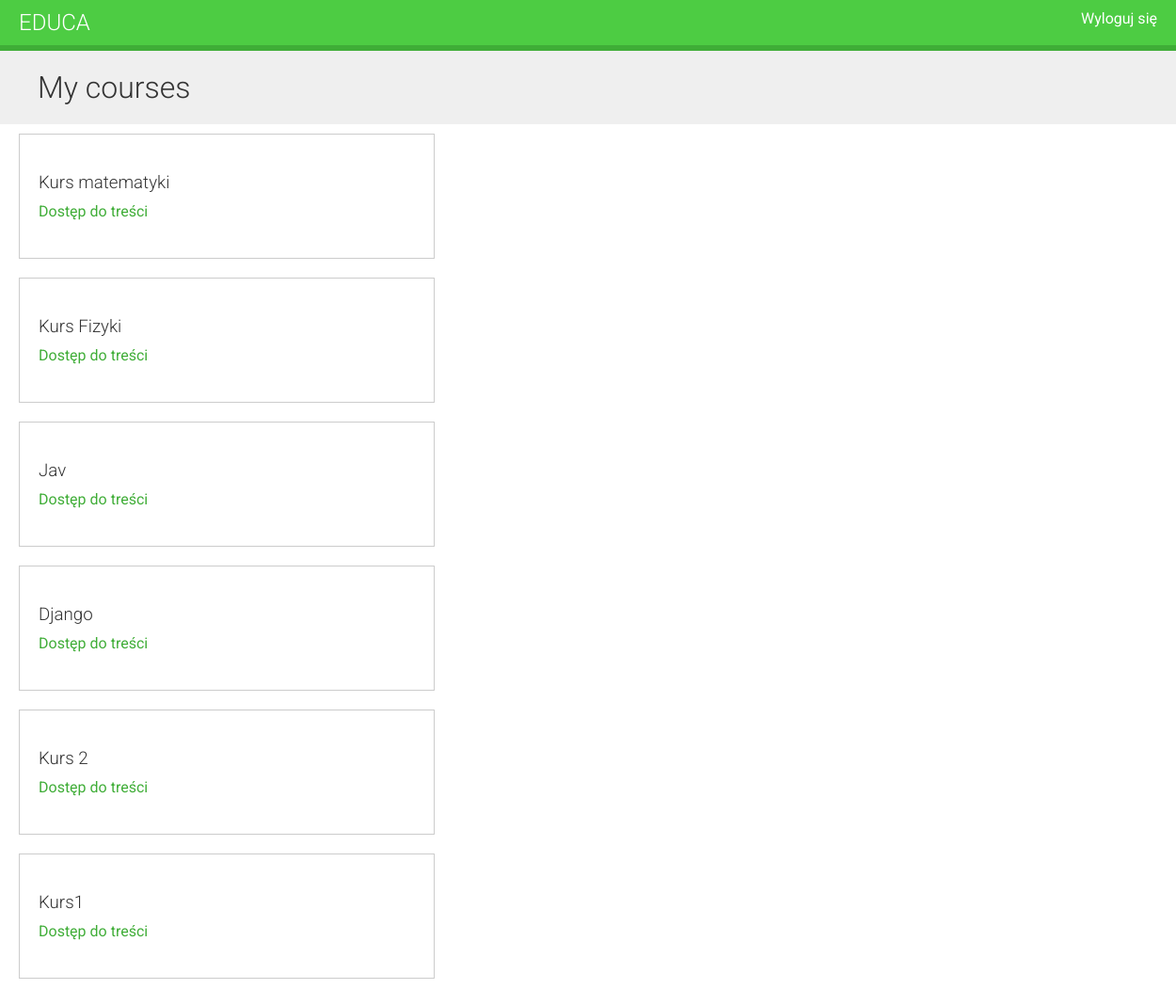
The page /students/courses/ (signed in) on the database its author committed.
### courses/models.py (models this page shows, shortened)
class Course(models.Model):
    owner = models.ForeignKey(User, related_name='courses_created', on_delete = models.CASCADE)
    subject = models.ForeignKey(Subject, related_name='courses', on_delete = models.CASCADE)
    title = models.CharField(max_length=200)
    slug = models.SlugField(max_length=200, unique=True)
    overview = models.TextField()
    created = models.DateTimeField(auto_now_add=True)
    students = models.ManyToManyField(User, related_name='courses_joined', blank=True)
    class Meta:
        ordering = ('-created',)

### students/views.py (the view)
class StudentCourseListView(LoginRequiredMixin, ListView):
    model = Course
    template_name = 'students/course/list.html'
    def get_queryset(self):
        qs = super().get_queryset()
        return qs.filter(students__in=[self.request.user])

### students/templates/students/course/list.html (shortened to what this page needs)
{% extends "base.html" %}
{% block content %}
  <h1>My courses</h1>
  <div class="module">
    {% for course in object_list %}
      <div class="course-info">
        <h3>{{ course.title }}</h3>
        <p><a href="{% url "student_course_detail" course.id %}">
        Dostęp do treści</a></p>
      </div>
    {% empty %}
      <p>
        Jeszcze nie zapisałeś się na żaden kurs.
        <a href="{% url "course_list" %}">Przeglądaj kursy</a>
        i zapisz się na wybrany.
      </p>
    {% endfor %}
  </div>
{% endblock %}

### courses/static/css/base.css (style rules this page uses)
body { margin:0; font-family:'Roboto', sans-serif; font-weight:400; color:#333; }
a { color:#3fad37; text-decoration:none; }
h1, h2, h3, h4, h5, h6 { font-family:'Roboto', sans-serif; font-weight:300; }
h1 { background:#efefef; width:100%; overflow:auto; padding:20px 0 20px 40px; margin:0; }
.module { overflow:auto; }
.module h3 { margin:30px 0 0; padding:0; width:100%; }
.module p { margin:10px 0 20px; width:100%; float:left; }
.module { padding:10px 20px; float:left; }
.course-info { border:1px solid #ccc; padding:10px 20px 20px; width:400px; overflow:auto; margin-bottom:20px; }
.course-info a { margin-right:10px; }

### rows shown on the page
Course: title "Kurs matematyki"
Course: title "Kurs Fizyki"
Course: title "Jav"
Course: title "Django"
Course: title "Kurs 2"
Course: title "Kurs1"
